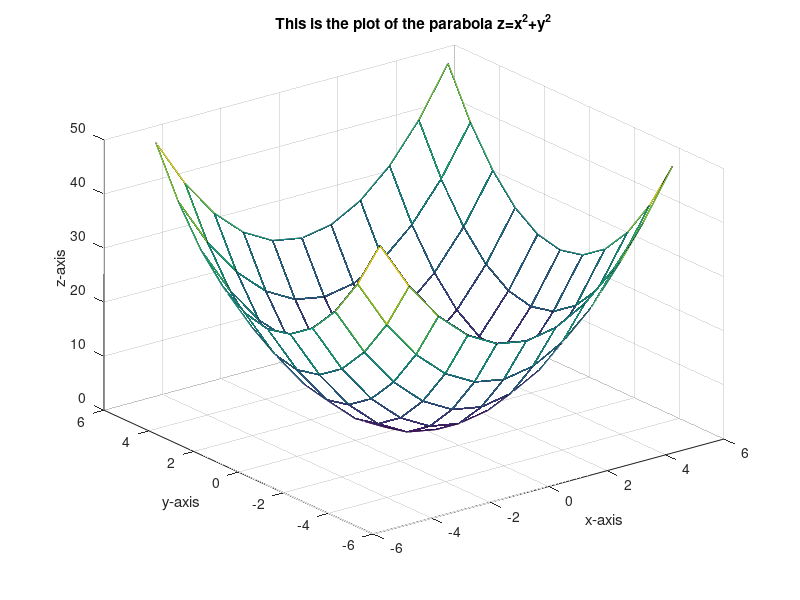

MATLAB code for this plot:
%This program generate 3D plots

x=-5:1:5
y=-5:1:5
[x1, y1]=meshgrid(x,y)
z1=x1.^2+y1.^2
surf(x1,y1,z1)

xlabel("x-axis")
ylabel("y-axis")
zlabel("z-axis")
title("This is the plot of the parabola z=x^2+y^2")
% figure;
hold on
mesh(x1, y1, z1)
xlabel("x-axis")
ylabel("y-axis")
zlabel("z-axis")
title("This is the plot of the parabola z=x^2+y^2")

